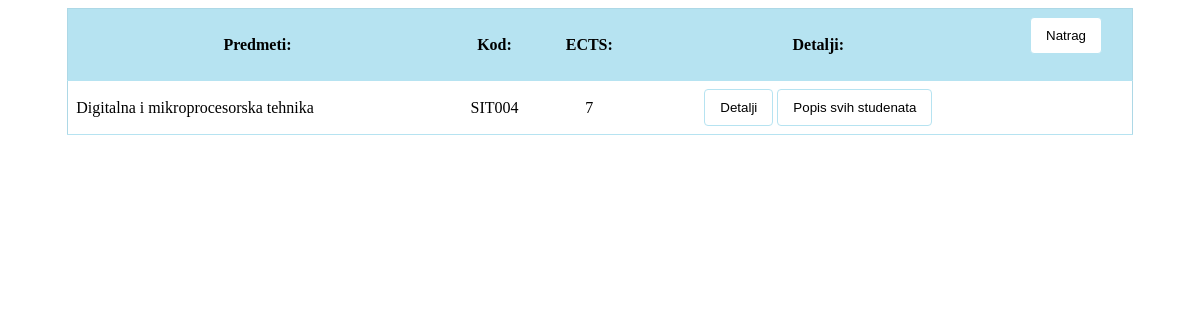
Screenshot of /subjects/ (signed in) with the database file from the repository.
### app/models.py (models this page shows, shortened)
class Predmeti(models.Model):
    name = models.CharField(max_length=255)
    kod = models.CharField(max_length=16)
    program = models.CharField(max_length=255)
    ects = models.IntegerField()
    sem_red = models.IntegerField()
    sem_izv = models.IntegerField()
    IZBORNI_PREDMET = (('Da','Da'), ('Ne','Ne'))
    izborni = models.CharField(max_length=30, choices=IZBORNI_PREDMET, blank=True)
    nositelj = models.ForeignKey(Korisnici, on_delete=models.CASCADE, null=True, blank=True)

### app/views.py (the view)
# urls.py: path('subjects/', views.svi_predmeti, name='subjects'),
@login_required
def svi_predmeti(request):
    if str(request.user.uloga) == "ADMIN":
        predmeti = Predmeti.objects.all()
        return render(request, 'subjects.html', {'data': predmeti})
    elif str(request.user.uloga) == "PROF":
        predmeti = Predmeti.objects.filter(nositelj=request.user)
        return render(request, 'subjects.html', { 'data': predmeti})

### app/templates/subjects.html (shortened to what this page needs)
{% extends 'base.html' %}
{% block subjects %}
<table>
    <thead>
    <tr>
        <th>Predmeti: </th>
        <th>Kod: </th>
        <th>ECTS: </th>
        <th>Detalji: </th>
        <th>
            {% if user.uloga == 'ADMIN' %}
                <button onclick="window.location.href='http://localhost:8000/add_subject/';">Dodaj novi predmet</button>
                <button onclick="window.location.href='http://localhost:8000/login_by_user/admin/';">Natrag</button><br><br>
            {% else %}
            <button onclick="window.location.href='http://localhost:8000/login_by_user/profesor/';">Natrag</button><br><br>
            {% endif %}
        </th>
    </tr>
    </thead>
    <tbody>
        {% for subject in data %}
        <tr>
            <td style="text-align: left;">{{subject.name}}</td>
            <td>{{subject.kod}}</td>
            <td>{{subject.ects}}</td>
            <td>
            {% if user.uloga == 'ADMIN' %}
                    <button onclick="window.location.href='{% url 'details_subject' subject.pk %}'">Detalji</button>
                    <button onclick="window.location.href='{% url 'edit_subject' subject.pk %}'">Uredi</button>
                    <button onclick="window.location.href='http://localhost:8000/delete_subject/{{subject.id}}';">Izbriši</button>
                    <button onclick="window.location.href='http://localhost:8000/student_admin_subjects/{{subject.id}}';">Popis svih studenata</button>
            {% else %}
                    <button onclick="window.location.href='{% url 'details_subject' subject.pk %}'">Detalji</button>
                    <button onclick="window.location.href='{% url 'student_profesor_subjects' subject.id %}';">Popis svih studenata</button>
            {% endif %}
            </td>
            <td></td>
        </tr>
        {% endfor %}
    </tbody>
</table>
{% endblock %}

### app/templates/base.html (style rules this page uses)
:root { --primary-color: #B6E3F1; --secondary-color: #C5F3C6; --accent-color: #E5D3E8; --highlight-color: #FAD9E9; --highlight2-color: #FDF3B5; --highlight3-color: #FFD6B0; }
button, input[type="submit"] { background-color: white; color: black; padding: 10px 15px; text-align: center; text-decoration: none; cursor: pointer; border: 1px solid var(--primary-color); border-radius: 4px; }
table { border-collapse: collapse; }
th, td { padding: 8px; border-bottom: 1px solid var(--primary-color); color: black; }
thead { background-color: var(--primary-color); color: black; }

### app/templates/subjects.html (style rules this page uses)
table { margin-left: 5%; width:90%; border: 1px solid lightblue; }
th,td { text-align: center; }

### rows the page displays
Predmeti: name "Digitalna i mikroprocesorska tehnika", kod "SIT004", ects "7"
